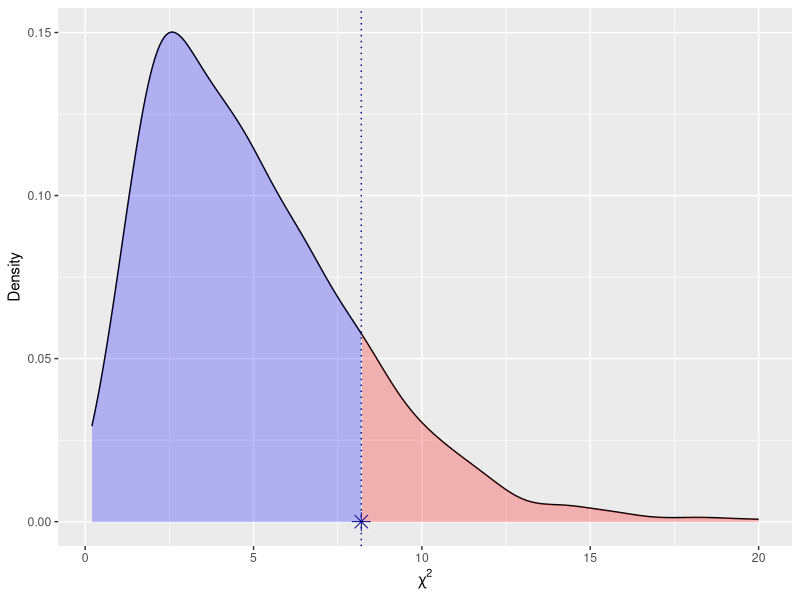

Recreate this plot in R.
## ---- chunk 1
knitr::opts_chunk$set(echo = TRUE)
## ---- chunk 2
# Library
## tidyverse for data tidying/management
library(tidyverse)
## ---- chunk 3
rollSummary <- tibble(value=1:6,
                      n = c(8, 9, 18, 7, 8, 10))
rollSummary
## ---- chunk 4
# number of total die rolls per test
nRolls <- 60

# expected values for each number on the die
Expected <- rep(10, 6)
# observed values
Observed <- rollSummary$n

# chi squared test statistic
obsXsq <- sum((Observed - Expected)^2 / Expected)
obsXsq
## ---- chunk 5
# set seed for replicability
## pulls the same pseudo-random number string each time this code is run
set.seed(2336)
# number of times to repeat test
m <- 1000
possibleVals <- 1:6
# create empty vector to store permutation test statistics
chiSqVec <- vector()

# start permutation loop
for(i in 1:m) {
  # randomly sample values from 1-6, 60 times
  loopRolls <- tibble(value = sample(x = possibleVals, replace = TRUE,
                                     size = nRolls))
  # count interations of each value
  loopSumm <- loopRolls |>
    count(value)
  
  # pull observed counts for each value
  loopObs <- loopSumm$n
  
  # calculate chi-squared test statistic
  loopXsq <- sum((loopObs - Expected)^2 / Expected)
  
  # save loop chi-squared value to i'th index of empty vector
  chiSqVec[i] <- loopXsq
}
## ---- chunk 6
# calculate p-value by counting all instances of chi squared greater than the observed, divided by the total number of tests
pval <- sum(chiSqVec > obsXsq) / m
pval
## ---- chunk 7

# convert permutated chi-squared values into dataframe
perm_df <- tibble(chiSq = chiSqVec, sign = NA)

# create plot for density across all values
p1 <- ggplot(data = perm_df) +
  # density function
  geom_density(aes(x = chiSq)) 

# pull densities from ggplot object
## this is so I can color each half (below and above the observed value) separately
perm_dens <- ggplot_build(p1)$data[[1]]

p2 <- p1 +
  # color area above observed value
  geom_area(data = filter(perm_dens, x >= obsXsq), 
            aes(x = x, y = y), fill = "red", alpha = 0.25) +
  geom_area(data = filter(perm_dens, x <= obsXsq), 
            aes(x = x, y = y), fill = "blue", alpha = 0.25) +
  # original Observed value
  geom_point(data = tibble(chiSq = obsXsq), 
             aes(x = chiSq, y = 0), color = "darkblue", size = 4, shape = 8) +
  geom_vline(aes(xintercept = obsXsq), linetype = 3, color = "darkblue") +
  # change labels and aesthetics for visualization
  xlab(expression(paste(chi^2))) +
  ylab("Density") 
p2
